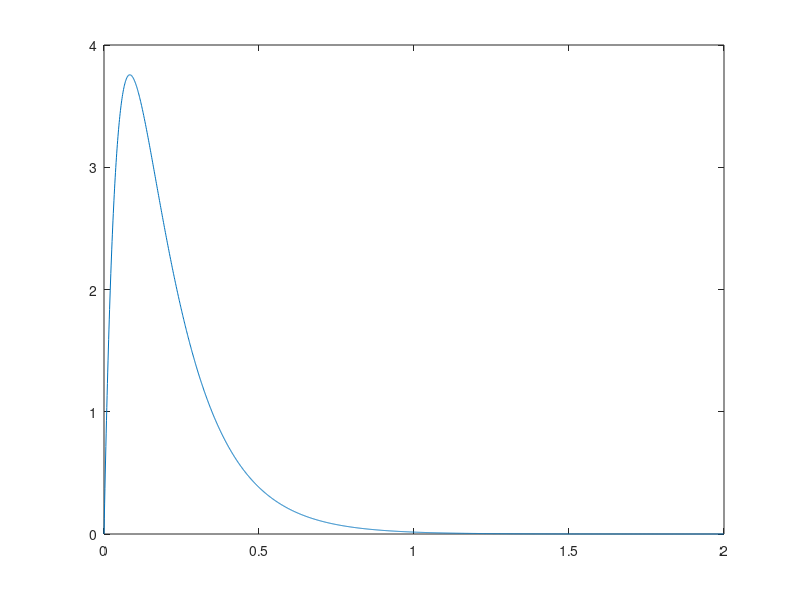

This chart was generated by the following MATLAB code: (Note: this script raises an error after producing the figure.)
%close all; clear all; clc;
Act = @(MaxAmp, Alpha, Tau_r, Tau_f, t)  MaxAmp * Alpha * (exp(- t/Tau_f) - exp(- t/Tau_r)) /(Tau_f - Tau_r);
% Act = @(MaxAmp, Alpha, Tau_r, Tau_f, t)  MaxAmp * Alpha * (exp(- t/Tau_f) - exp(- t/Tau_r));
SamplingRate = 1000; % times per second
% T = (0:TimeLength-1)/SamplingRate;
T = -1:(1/SamplingRate):3;
DecayTau = 0.1562; %0.142 110%: 0.1562
RiseTau = 0.0495; %0.045 110%: 0.0495
figure; plot(T(T>=0 & T<2 ), Act(1, 1, RiseTau, DecayTau, T(T>=0 & T<2)));
GC6f = Act(1, 1, RiseTau, DecayTau, T(T>=0 & T<2));
Freqs = [0.5 1 2 4 8 16 32];
nFreq = length(Freqs);

Colors = lines(nFreq);
%%
% Run @BlockFreqAnalysis_BipolarCellTerminal
% and save Ti=T
minV = min(abs(T-Ti'), [], 1);
tids = find(minV < 1e-6);
assert(length(tids) == length(Ti));
%%
figure;
% plot(T/SamplingRate, wave, 'k');
for i = 1:nFreq
    subplot(2, 4, i); hold on
    wave = 0.5*(sin(2*pi*Freqs(i)*T)+1);
    wave(T<0) = 0.5;
    wave(T>2) = 0.5;
%     wave = zeros(size(T));
%     wave(T>1 & T<2) = 1;
    plot(T, wave, 'k');
%     keyboard;
    Response = conv(GC6f, wave,'full')/1000;
    dResp = Response(tids);
    dT = T(tids);
%     dResp = resample(Response, 5, 132);
%     dT =  resample(T, 5, 132);
%     plot(T, Response(1:length(T)), 'Color', Colors(i, :));
    plot(dT, dResp(1:length(dT)), 'Color', Colors(i, :));
    dResp = dResp(1:length(dT));
    dResp = dResp(dT>=-0.25);
    dT = dT(dT>=-0.25);
    if i == 1
        SimT = dT;
        SimResp = nan(nFreq, length(dResp));
    end
    SimResp(i, :) = dResp;
    title(sprintf('%G (Hz)', Freqs(i)));
end
subplot(2, 4, 8);
plot(T(T>=0 & T<2 ), Act(1, 1, RiseTau, DecayTau, T(T>=0 & T<2)));
title('GCaMP6 filter (1AP)');
%%
UpFac = 5;
Fz = 37.88;
TI = linspace(SimT(1), SimT(end), length(SimT)*UpFac);
n = length(TI);  
fs = Fz*UpFac;
f = (0:n-1)*(fs/n); 
fl = f(f<Fz/2);
nf = length(fl);
SimFreqPw = nan(nFreq, nf);
for i = 1:nFreq
    YI = interp1(SimT, SimResp(i, :), TI, 'pchip');
    YI = abs(fft(YI)).^2/n;
%     YI = abs(fft(YI))/n;
    SimFreqPw(i, :) = YI(1:nf);
end
%%
figure; imagesc(log10(SimFreqPw)); colorbar
%%
fsets = {2:3, 4, 6:7, 12:13, 23:24, 44:46};
%%
f1pow = nan(nFreq-1, 1);
for i = 1:nFreq-1
    f1pow(i) = mean(SimFreqPw(i, fsets{i}));
end
f1pow = f1pow./max(f1pow);
samplefreqs = [0.5 1 2 4 8 16];
figure; plot(samplefreqs, log10(f1pow(1:6)));
%%
% % save('simf1power_voltage.mat', 'samplefreqs', 'f1pow');
% save('simf1powere.mat', 'samplefreqs', 'f1pow');